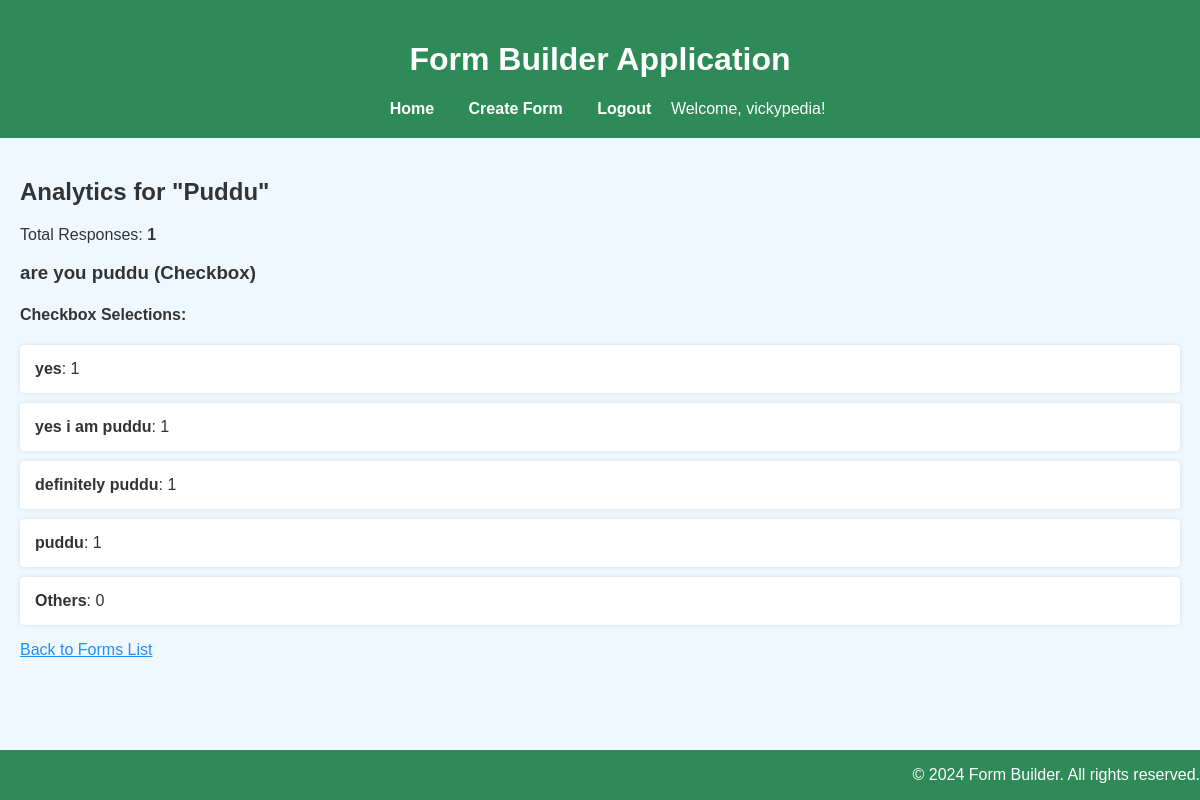
Page /analytics/6/ (signed in) on the committed database.
### buggy_forms/models.py (models this page shows, shortened)
class Form(models.Model):
    title = models.CharField(max_length=200)
    created_by = models.ForeignKey(User, related_name='forms', null=True, default=None, blank=True , on_delete=models.CASCADE)

class Question(models.Model):
    TEXT = 'text'
    DROPDOWN = 'dropdown'
    CHECKBOX = 'checkbox'
    QUESTION_TYPES = [
        (TEXT, 'Text'),
        (DROPDOWN, 'Dropdown'),
        (CHECKBOX, 'Checkbox'),
    ]
    form = models.ForeignKey(Form, related_name='questions', on_delete=models.CASCADE)
    text = models.CharField(max_length=200, help_text="Enter the Question")
    question_type = models.CharField(max_length=20, choices=QUESTION_TYPES)
    choices = models.TextField(
        blank = True,
        null = True,
        help_text="Enter the choices for the Dropdown or CheckBox separated by Comma"
    )
    def get_choices_list(self):
        return [choice.strip() for choice in self.choices.split(',')] if self.choices else []

### buggy_forms/views.py (the view, shortened to what this page needs)
# urls.py: path('analytics/<int:form_id>/', view_analytics, name='view_analytics'),
def view_analytics(request, form_id):
    form = get_object_or_404(Form, id=form_id)
    total_responses = form.responses.count()
    question_analytics = []
    for question in form.questions.all():
        data = {}
        if question.question_type == Question.TEXT:
            responses = Answer.objects.filter(question=question).values_list('text_answer', flat=True)
            word_counts = defaultdict(int)
            for response in responses:
                if response:
                    words = response.split()
                    for word in words:
                        if len(word) >= 5:
                            word_counts[word.lower()] += 1
            sorted_words = sorted(word_counts.items(), key=lambda item: item[1], reverse=True)
            top_words = sorted_words[:5]
            others_count = sum(count for _, count in sorted_words[5:])
            top_words.append(('Others', others_count))
            data = dict(top_words)
        elif question.question_type == Question.CHECKBOX:
            choices = question.get_choices_list()
            combo_counts = defaultdict(int)
            responses = Answer.objects.filter(question=question).values_list('selected_options', flat=True)
            for response_choices in responses:
                if response_choices:
                    for choice in response_choices:
                        choice = choice.strip()
                        if choice in choices:
                            combo_counts[choice] += 1
            sorted_combos = sorted(combo_counts.items(), key=lambda item: item[1], reverse=True)
            top_combos = sorted_combos[:5]
            others_count = sum(count for _, count in sorted_combos[5:])
            top_combos.append(('Others', others_count))
            data = dict(top_combos)
        question_analytics.append({
            'question': question,
            'data': data
        })
    context = {
        'form': form,
        'total_responses': total_responses,
        'question_analytics': question_analytics
    }
    return render(request, 'buggy_forms/analytics.html', context)

### buggy_forms/templates/buggy_forms/analytics.html (shortened to what this page needs)
{% extends 'buggy_forms/base.html' %}
{% block content %}
    <h2>Analytics for "{{ form.title }}"</h2>
    <p>Total Responses: <strong>{{ total_responses }}</strong></p>
    {% for qa in question_analytics %}
        <div class="analytics-section">
            <h3>{{ qa.question.text }} ({{ qa.question.get_question_type_display }})</h3>
            {% if qa.question.question_type == 'text' %}
                <h4>Top Words:</h4>
                <ul>
                    {% for word, count in qa.data.items %}
                        <li><strong>{{ word }}</strong>: {{ count }}</li>
                    {% endfor %}
                </ul>
            {% elif qa.question.question_type == 'checkbox' %}
                <h4>Checkbox Selections:</h4>
                <ul>
                    {% for choice, count in qa.data.items %}
                        <li><strong>{{ choice }}</strong>: {{ count }}</li>
                    {% endfor %}
                </ul>
            {% endif %}
        </div>
    {% endfor %}
    <a href="{% url 'list_forms' %}">Back to Forms List</a>
{% endblock %}

### buggy_forms/templates/buggy_forms/base.html (shortened to what this page needs)
{% load static %}
<!DOCTYPE html>
<html>
<head>
    <link rel="stylesheet" type="text/css" href="{% static 'buggy_forms/css/style.css' %}">
</head>
<body>
    <header>
        <h1>Form Builder Application</h1>
        <nav>
            <a href="{% url 'list_forms' %}">Home</a>
            {% if user.is_authenticated %}
                <a href="{% url 'create_form' %}">Create Form</a>
                <a href="{% url 'logout' %}">Logout</a>
                <span>Welcome, {{ user.username }}!</span>
            {% else %}
                <a href="{% url 'login' %}">Login</a>
                <a href="{% url 'register' %}">Register</a>
            {% endif %}
        </nav>
    </header>
    <main>
        {% block content %}{% endblock %}
    </main>
    <footer>
        <p>&copy; 2024 Form Builder. All rights reserved.</p>
    </footer>
</body>
</html>

### buggy_forms/static/buggy_forms/css/style.css (style rules this page uses)
body { font-family: Arial, sans-serif; background-color: #f0f8ff; color: #333333; margin: 0; padding: 0; }
header { background-color: #2e8b57; color: white; padding: 20px; text-align: center; }
nav a { color: white; margin: 0 15px; text-decoration: none; font-weight: bold; }
main { padding: 20px; }
footer { background-color: #2e8b57; color: white; text-align: right; padding-bottom: 0px; position: fixed; width: 100%; bottom: 0; }
a { color: #1e90ff; }
ul { list-style-type: none; padding: 0; }
li { background-color: #ffffff; margin-bottom: 10px; padding: 15px; border-radius: 4px; box-shadow: 0 0 5px rgba(0,0,0,0.1); }

### rows in the picture
Form: title "Puddu"
Question: question.text "are you puddu", question.question_type "Checkbox", data "yes" "yes i am puddu" "definitely puddu" "puddu" "Others", data "1" "1" "1" "1" "0"

### other values in the picture
{{ user.username }} "vickypedia"
{{ total_responses }} "1"
